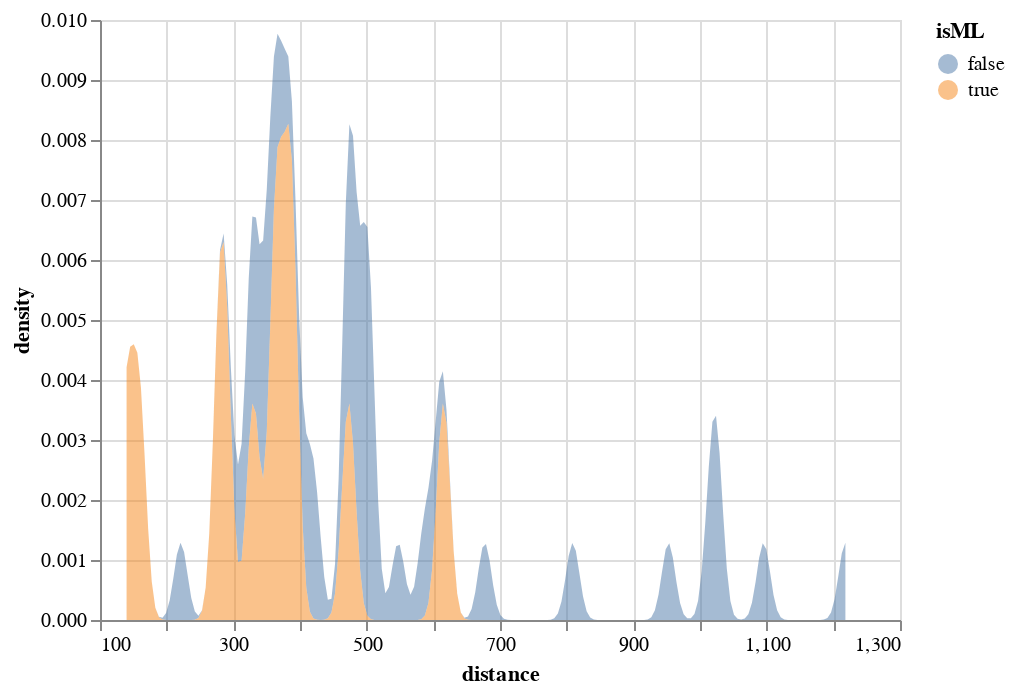

The cell this chart's notebook holds for it:
### Code cell
ResultParser('result_20210628_koen', SEASON).similarity_metric_distribution_chart()

### Figure 1 — Vega-Lite specification as saved in the notebook (floating-point values rounded to 4 significant figures)
{"config": {"view": {"continuousWidth": 400, "continuousHeight": 300}}, "data": {"name": "data-67ce82a1ef472bd7ca049bdbb4be7fd1"}, "mark": {"type": "area", "opacity": 0.5}, "encoding": {"color": {"type": "nominal", "field": "isML"}, "x": {"type": "quantitative", "field": "distance"}, "y": {"type": "quantitative", "field": "density"}}, "transform": [{"density": "distance", "bandwidth": 10, "groupby": ["isML"], "minsteps": 100, "as": ["distance", "density"]}], "$schema": "https://vega.github.io/schema/vega-lite/v4.8.1.json", "datasets": {"data-67ce82a1ef472bd7ca049bdbb4be7fd1": [{"i1": 55, "i2": 113, "isML": false, "distance": 221.1}, {"i1": 30, "i2": 55, "isML": true, "distance": 367.6}, {"i1": 30, "i2": 133, "isML": true, "distance": 278.4}, {"i1": 21, "i2": 55, "isML": false, "distance": 600.8}, {"i1": 21, "i2": 113, "isML": false, "distance": 809.1}, {"i1": 55, "i2": 140, "isML": false, "distance": 327.9}, {"i1": 28, "i2": 55, "isML": false, "distance": 473.1}, {"i1": 28, "i2": 140, "isML": true, "distance": 388.0}, {"i1": 21, "i2": 28, "isML": false, "distance": 470.2}, {"i1": 28, "i2": 113, "isML": false, "distance": 677.1}, {"i1": 55, "i2": 136, "isML": true, "distance": 139.9}, {"i1": 55, "i2": 115, "isML": true, "distance": 159.0}, {"i1": 28, "i2": 133, "isML": false, "distance": 351.3}, {"i1": 55, "i2": 133, "isML": false, "distance": 306.4}, {"i1": 21, "i2": 133, "isML": false, "distance": 501.2}, {"i1": 113, "i2": 133, "isML": false, "distance": 501.0}, {"i1": 8, "i2": 55, "isML": false, "distance": 326.4}, {"i1": 8, "i2": 133, "isML": false, "distance": 350.1}, {"i1": 83, "i2": 133, "isML": false, "distance": 402.7}, {"i1": 55, "i2": 83, "isML": false, "distance": 374.4}, {"i1": 8, "i2": 28, "isML": true, "distance": 384.7}, {"i1": 28, "i2": 83, "isML": true, "distance": 473.1}, {"i1": 93, "i2": 133, "isML": true, "distance": 288.4}, {"i1": 6, "i2": 133, "isML": false, "distance": 423.3}, {"i1": 6, "i2": 55, "isML": false, "distance": 415.6}, {"i1": 6, "i2": 28, "isML": false, "distance": 479.7}, {"i1": 6, "i2": 113, "isML": false, "distance": 505.8}, {"i1": 6, "i2": 21, "isML": false, "distance": 585.4}, {"i1": 133, "i2": 170, "isML": false, "distance": 346.8}, {"i1": 28, "i2": 170, "isML": true, "distance": 330.0}, {"i1": 16, "i2": 133, "isML": false, "distance": 1025.0}, {"i1": 16, "i2": 21, "isML": false, "distance": 952.7}, {"i1": 16, "i2": 28, "isML": false, "distance": 1025.0}, {"i1": 6, "i2": 16, "isML": false, "distance": 1015.0}, {"i1": 16, "i2": 55, "isML": false, "distance": 1095.0}, {"i1": 16, "i2": 113, "isML": false, "distance": 1218.0}, {"i1": 101, "i2": 133, "isML": true, "distance": 361.7}, {"i1": 48, "i2": 55, "isML": false, "distance": 483.4}, {"i1": 48, "i2": 133, "isML": false, "distance": 503.3}, {"i1": 28, "i2": 48, "isML": false, "distance": 494.8}, {"i1": 6, "i2": 48, "isML": false, "distance": 547.3}, {"i1": 21, "i2": 48, "isML": true, "distance": 615.2}]}}
